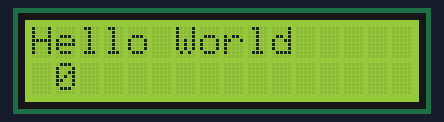
Bench run of a sketch on a simulated Arduino Mega 2560, built with avr-gcc and run on an emulated ATmega2560. On the bench: 16×2 character LCD.

Above: at 0.1 s.
At 0.9 s:
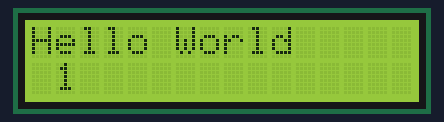
At 1.7 s:
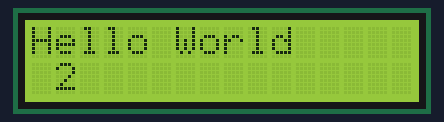
At 3.3 s:
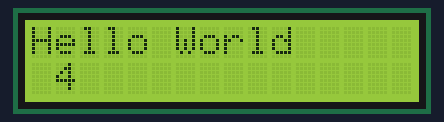
At 4.9 s:
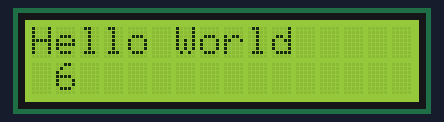
At 7.3 s:
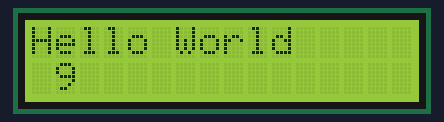

Measured:
- by itself, everything shown: repeats every 8.0 s, in 10 steps
- what the display in image 1 shows lasts 0.8 s, from 0.9 s to 1.7 s

The sketch:

LCD_display.ino
```cpp
#include <LiquidCrystal.h>

//Initialize Ports to operate LCD

/////////////////////////------DATA-----

//Arduino Port    D8  D7 D6 D5 D4 D3
//LCD             RS  E  D4 D5 D6 D7
LiquidCrystal lcd(37, 36, 35, 34, 33, 32);// Call LiquidCrystal() function with reset, enable and data ports


void setup()
{
  lcd.begin(16,2);//LCD display Size 16 colums and 2 rows
  lcd.print("Hello World");
}

void loop()
{
  unsigned char i;//positive character data type
  for(i=0;i<10;i++){
    lcd.setCursor(1,1);
    lcd.print(i);

    delay(800);
  }
}
```
